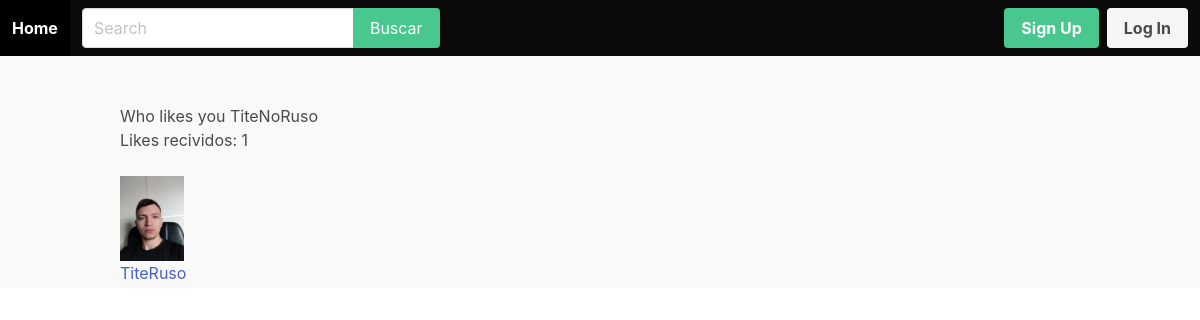
Page /u/TiteNoRuso/likesgiven/ on the committed database.
### apps/userprofile/models.py (models this page shows)
class UserProfile(models.Model):
    user = models.OneToOneField(User, on_delete=models.CASCADE)
    likes = models.ManyToManyField('self', related_name='liked_by', symmetrical=False)
    avatar = models.ImageField(upload_to='uploads/', blank=True, null=True)

### apps/userprofile/views.py (the view)
# urls.py: path("u/<str:username>/likesgiven/", likesgiven, name="likesgiven"),
def likesgiven(request, username):
    user = get_object_or_404(User, username=username)
    return render(request, 'userprofile/likesgiven.html', {'user': user})

### apps/notification/context_processors.py (called while the page is built)
def notifications(request):
    if request.user.is_authenticated():
        return {'notifications': request.user.notifications.filter(is_read=False)}
    else:
        return {'notifications': []}

### apps/userprofile/templates/userprofile/likesgiven.html
{% extends 'core/base.html' %}
{% load humanize %}
{% block content%}
    <div class="container">
        <div class="columns">
            <div class="column is-12">
                <h1 class="tittle">Who likes you {{ user.username }}</h1>
                <p>Likes recividos: {{ user.userprofile.likes.count }}</p>
            </div>
        </div>
        <div class="columns">
            <div class="column is-8">
                {% for user in user.userprofile.likes.all %}
                    <p>
                        <figure>
                            <p class="image is-64x64">
                                <img src="{{ user.user.userprofile.avatar.url }}">
                                <a href="{% url 'userprofile' user.user.username %}">{{ user.user.username }}</a>
                            </p>
                        </figure>
                    </p>
                {% empty%}
                    {% if request.user == user %}
                        <p>No quieres a nadie</p>
                    {% else%}
                        <p>{{ user.username }} no quiere nadie</p>
                    {% endif %}
                {% endfor %}
            </div>
        </div>
    </div>
{% endblock %}

### static/css/main.css (style rules this page uses)
body { background: #f9f9f9; }

### rows in the picture
UserProfile: user.userprofile.avatar (picture), user.username "TiteRuso"

### other values in the picture
{{ user.username }} "TiteNoRuso"
{{ user.userprofile.likes.count }} "1"
